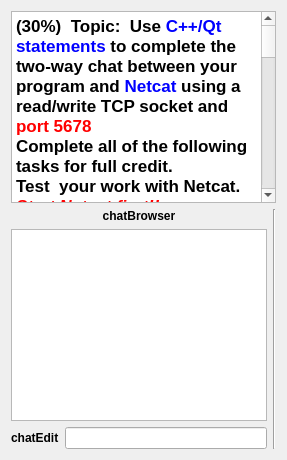
      <widget class="QWidget" name="tab">
       <attribute name="title">
        <string>P01</string>
       </attribute>
       <layout class="QVBoxLayout" name="verticalLayout_9">
        <item>
         <widget class="QTextBrowser" name="textBrowser_8">
          <property name="html">
           <string>&lt;!DOCTYPE HTML PUBLIC &quot;-//W3C//DTD HTML 4.0//EN&quot; &quot;http://www.w3.org/TR/REC-html40/strict.dtd&quot;&gt;
&lt;html&gt;&lt;head&gt;&lt;meta name=&quot;qrichtext&quot; content=&quot;1&quot; /&gt;&lt;style type=&quot;text/css&quot;&gt;
p, li { white-space: pre-wrap; }
&lt;/style&gt;&lt;/head&gt;&lt;body style=&quot; font-family:'Cantarell'; font-size:11pt; font-weight:400; font-style:normal;&quot;&gt;
&lt;p style=&quot; margin-top:0px; margin-bottom:0px; margin-left:0px; margin-right:0px; -qt-block-indent:0; text-indent:0px;&quot;&gt;&lt;span style=&quot; font-family:'.Lucida Grande UI'; font-size:13pt; font-weight:600;&quot;&gt;(30%)  Topic:  Use &lt;/span&gt;&lt;span style=&quot; font-family:'.Lucida Grande UI'; font-size:13pt; font-weight:600; color:#0000ff;&quot;&gt;C++/Qt statements&lt;/span&gt;&lt;span style=&quot; font-family:'.Lucida Grande UI'; font-size:13pt; font-weight:600;&quot;&gt; to complete the two-way chat between your program and &lt;/span&gt;&lt;span style=&quot; font-family:'.Lucida Grande UI'; font-size:13pt; font-weight:600; color:#0000ff;&quot;&gt;Netcat&lt;/span&gt;&lt;span style=&quot; font-family:'.Lucida Grande UI'; font-size:13pt; font-weight:600;&quot;&gt; using a read/write TCP socket and &lt;/span&gt;&lt;span style=&quot; font-family:'.Lucida Grande UI'; font-size:13pt; font-weight:600; color:#ff0000;&quot;&gt;port 5678&lt;/span&gt;&lt;span style=&quot; font-family:'.Lucida Grande UI'; font-size:13pt; font-weight:600;&quot;&gt;   &lt;/span&gt;&lt;/p&gt;
&lt;p style=&quot; margin-top:0px; margin-bottom:0px; margin-left:0px; margin-right:0px; -qt-block-indent:0; text-indent:0px;&quot;&gt;&lt;span style=&quot; font-family:'.Lucida Grande UI'; font-size:13pt; font-weight:600;&quot;&gt;Complete all of the following tasks for full credit.&lt;/span&gt;&lt;/p&gt;
&lt;p style=&quot; margin-top:0px; margin-bottom:0px; margin-left:0px; margin-right:0px; -qt-block-indent:0; text-indent:0px;&quot;&gt;&lt;span style=&quot; font-family:'.Lucida Grande UI'; font-size:13pt; font-weight:600;&quot;&gt;Test  your work with Netcat.  &lt;/span&gt;&lt;span style=&quot; font-family:'.Lucida Grande UI'; font-size:13pt; font-weight:600; font-style:italic; color:#ff0000;&quot;&gt;Start Netcat first!!&lt;/span&gt;&lt;/p&gt;
&lt;p style=&quot; margin-top:0px; margin-bottom:0px; margin-left:0px; margin-right:0px; -qt-block-indent:0; text-indent:0px;&quot;&gt;&lt;span style=&quot; font-family:'.Lucida Grande UI'; font-size:13pt; font-weight:600;&quot;&gt; &lt;/span&gt;&lt;span style=&quot; font-family:'.Lucida Grande UI'; font-size:13pt; font-weight:600; color:#0000ff;&quot;&gt;nc  -l  127.0.0.1  5678&lt;/span&gt;&lt;/p&gt;
&lt;p style=&quot;-qt-paragraph-type:empty; margin-top:0px; margin-bottom:0px; margin-left:0px; margin-right:0px; -qt-block-indent:0; text-indent:0px; font-family:'.Lucida Grande UI'; font-size:13pt; font-weight:600;&quot;&gt;&lt;br /&gt;&lt;/p&gt;
&lt;p style=&quot; margin-top:0px; margin-bottom:0px; margin-left:0px; margin-right:0px; -qt-block-indent:0; text-indent:0px;&quot;&gt;&lt;span style=&quot; font-family:'.Lucida Grande UI'; font-size:13pt; font-weight:600;&quot;&gt;* Add Qt/C++ statement(s) to perform the following tasks upon clicking of either the Return or Enter keys on the keyboard&lt;/span&gt;&lt;/p&gt;
&lt;p style=&quot; margin-top:0px; margin-bottom:0px; margin-left:0px; margin-right:0px; -qt-block-indent:0; text-indent:0px;&quot;&gt;&lt;span style=&quot; font-family:'.Lucida Grande UI'; font-size:13pt; font-weight:600;&quot;&gt;**  Write text entered by user into the &lt;/span&gt;&lt;span style=&quot; font-family:'.Lucida Grande UI'; font-size:13pt; font-weight:600; color:#ff0000;&quot;&gt;chatEdit&lt;/span&gt;&lt;span style=&quot; font-family:'.Lucida Grande UI'; font-size:13pt; font-weight:600; color:#000000;&quot;&gt; object to&lt;/span&gt;&lt;span style=&quot; font-family:'.Lucida Grande UI'; font-size:13pt; font-weight:600;&quot;&gt; the &lt;/span&gt;&lt;span style=&quot; font-family:'.Lucida Grande UI'; font-size:13pt; font-weight:600; color:#0000ff;&quot;&gt;read-write TCP socket &lt;/span&gt;&lt;span style=&quot; font-family:'.Lucida Grande UI'; font-size:13pt; font-weight:600;&quot;&gt;(host address = 127.0.0.1, port = 5678)&lt;/span&gt;&lt;/p&gt;
&lt;p style=&quot; margin-top:0px; margin-bottom:0px; margin-left:0px; margin-right:0px; -qt-block-indent:0; text-indent:0px;&quot;&gt;&lt;span style=&quot; font-family:'.Lucida Grande UI'; font-size:13pt; font-weight:600;&quot;&gt;**  Append that same text preceeded by  &amp;quot;QT:  &amp;quot; to the &lt;/span&gt;&lt;span style=&quot; font-family:'.Lucida Grande UI'; font-size:13pt; font-weight:600; color:#ff0000;&quot;&gt;chatBrowser&lt;/span&gt;&lt;span style=&quot; font-family:'.Lucida Grande UI'; font-size:13pt; font-weight:600;&quot;&gt; which maintains the converstaion log&lt;/span&gt;&lt;/p&gt;
&lt;p style=&quot; margin-top:0px; margin-bottom:0px; margin-left:0px; margin-right:0px; -qt-block-indent:0; text-indent:0px;&quot;&gt;&lt;span style=&quot; font-family:'.Lucida Grande UI'; font-size:13pt; font-weight:600;&quot;&gt;**  Clear the text from the &lt;/span&gt;&lt;span style=&quot; font-family:'.Lucida Grande UI'; font-size:13pt; font-weight:600; color:#ff0000;&quot;&gt;chatEdit&lt;/span&gt;&lt;span style=&quot; font-family:'.Lucida Grande UI'; font-size:13pt; font-weight:600; color:#000000;&quot;&gt; object&lt;/span&gt;&lt;span style=&quot; font-family:'.Lucida Grande UI'; font-size:13pt; font-weight:600;&quot;&gt; after sending the message and updating the conversation log&lt;/span&gt;&lt;/p&gt;
&lt;p style=&quot;-qt-paragraph-type:empty; margin-top:0px; margin-bottom:0px; margin-left:0px; margin-right:0px; -qt-block-indent:0; text-indent:0px; font-family:'.Lucida Grande UI'; font-size:13pt;&quot;&gt;&lt;br /&gt;&lt;/p&gt;
&lt;p style=&quot; margin-top:0px; margin-bottom:0px; margin-left:0px; margin-right:0px; -qt-block-indent:0; text-indent:0px;&quot;&gt;&lt;span style=&quot; font-family:'.Lucida Grande UI'; font-size:13pt; font-weight:600; color:#000000;&quot;&gt;* Add &lt;/span&gt;&lt;span style=&quot; font-family:'.Lucida Grande UI'; font-size:13pt; font-weight:600;&quot;&gt;Qt/C++ statement(s) to&lt;/span&gt;&lt;span style=&quot; font-family:'.Lucida Grande UI'; font-size:13pt; font-weight:600; color:#000000;&quot;&gt; post &lt;/span&gt;&lt;span style=&quot; font-family:'.Lucida Grande UI'; font-size:13pt; font-weight:600; color:#0000ff;&quot;&gt;incoming&lt;/span&gt;&lt;span style=&quot; font-family:'.Lucida Grande UI'; font-size:13pt; font-weight:600; color:#000000;&quot;&gt; messages from Netcat (NC) to the &lt;/span&gt;&lt;span style=&quot; font-family:'.Lucida Grande UI'; font-size:13pt; font-weight:600; color:#ff0000;&quot;&gt;chatBrowser &lt;/span&gt;&lt;span style=&quot; font-family:'.Lucida Grande UI'; font-size:13pt; font-weight:600; color:#000000;&quot;&gt;conversation log, labeling the incoming line of text with &amp;quot;NC:  &amp;quot; to indicate the source of the text&lt;/span&gt;&lt;/p&gt;
&lt;p style=&quot;-qt-paragraph-type:empty; margin-top:0px; margin-bottom:0px; margin-left:0px; margin-right:0px; -qt-block-indent:0; text-indent:0px; font-family:'.Lucida Grande UI'; font-size:13pt; font-weight:600; color:#000000;&quot;&gt;&lt;br /&gt;&lt;/p&gt;
&lt;p style=&quot; margin-top:0px; margin-bottom:0px; margin-left:0px; margin-right:0px; -qt-block-indent:0; text-indent:0px;&quot;&gt;&lt;span style=&quot; font-family:'.Lucida Grande UI'; font-size:13pt; font-weight:600;&quot;&gt;HINT:  the object names are &lt;/span&gt;&lt;span style=&quot; font-family:'.Lucida Grande UI'; font-size:13pt; font-weight:600; color:#ff0000;&quot;&gt;chatEdit&lt;/span&gt;&lt;span style=&quot; font-family:'.Lucida Grande UI'; font-size:13pt; font-weight:600;&quot;&gt; and &lt;/span&gt;&lt;span style=&quot; font-family:'.Lucida Grande UI'; font-size:13pt; font-weight:600; color:#ff0000;&quot;&gt;chatBrowser&lt;/span&gt;&lt;/p&gt;
&lt;p style=&quot; margin-top:0px; margin-bottom:0px; margin-left:0px; margin-right:0px; -qt-block-indent:0; text-indent:0px;&quot;&gt;&lt;span style=&quot; font-family:'.Lucida Grande UI'; font-size:13pt; font-weight:600;&quot;&gt;HINT:  NO DATASTREAM OBJECTS&lt;/span&gt;&lt;/p&gt;
&lt;p style=&quot;-qt-paragraph-type:empty; margin-top:0px; margin-bottom:0px; margin-left:0px; margin-right:0px; -qt-block-indent:0; text-indent:0px; font-family:'.Lucida Grande UI'; font-size:13pt; font-weight:600; color:#000000;&quot;&gt;&lt;br /&gt;&lt;/p&gt;
&lt;p style=&quot; margin-top:0px; margin-bottom:0px; margin-left:0px; margin-right:0px; -qt-block-indent:0; text-indent:0px;&quot;&gt;&lt;span style=&quot; font-family:'.Lucida Grande UI'; font-size:13pt; font-weight:600; color:#ff0000;&quot;&gt;Do NOT use the Designer tool to modify the form itself or you will receive&lt;/span&gt;&lt;span style=&quot; font-family:'.Lucida Grande UI'; font-size:13pt; font-weight:600; color:#000000;&quot;&gt; zero credit (0 points).&lt;/span&gt;&lt;/p&gt;&lt;/body&gt;&lt;/html&gt;</string>
          </property>
         </widget>
        </item>
        <item>
         <layout class="QHBoxLayout" name="horizontalLayout_5">
          <item>
           <layout class="QVBoxLayout" name="verticalLayout_2">
            <item>
             <widget class="QLabel" name="label">
              <property name="font">
               <font>
                <weight>75</weight>
                <bold>true</bold>
               </font>
              </property>
              <property name="text">
               <string>chatBrowser</string>
              </property>
              <property name="alignment">
               <set>Qt::AlignCenter</set>
              </property>
             </widget>
            </item>
            <item>
             <widget class="QTextBrowser" name="chatBrowser"/>
            </item>
            <item>
             <layout class="QHBoxLayout" name="horizontalLayout_4">
              <item>
               <widget class="QLabel" name="label_4">
                <property name="font">
                 <font>
                  <weight>75</weight>
                  <bold>true</bold>
                 </font>
                </property>
                <property name="text">
                 <string>chatEdit</string>
                </property>
               </widget>
              </item>
              <item>
               <widget class="QLineEdit" name="chatEdit"/>
              </item>
             </layout>
            </item>
           </layout>
          </item>
          <item>
           <widget class="Line" name="line_2">
            <property name="orientation">
             <enum>Qt::Vertical</enum>
            </property>
           </widget>
          </item>
         </layout>
        </item>
       </layout>
      </widget>
